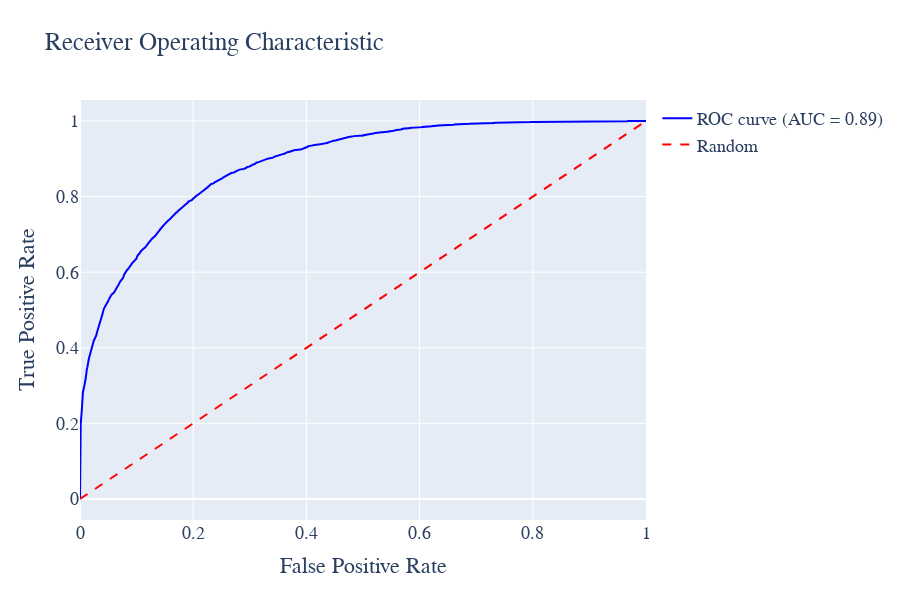

The code cell stored with this chart in its notebook:
### Code cell
# %%
import plotly.graph_objects as go
from sklearn.metrics import roc_curve, auc

# 计算ROC曲线
roc_auc = auc(fpr, tpr)

# 计算ROC曲线
roc_auc = auc(fpr, tpr)

# 创建布局
layout = go.Layout(
    title='Receiver Operating Characteristic',
    xaxis=dict(title='False Positive Rate'),
    yaxis=dict(title='True Positive Rate'),
    hovermode='closest',
    width=900, height=600,
    font=dict(family='Times New Roman', size=18)
)

# 创建ROC曲线图形
roc_trace = go.Scatter(
    x=fpr,
    y=tpr,
    mode='lines',
    line=dict(color='blue', width=2),
    name='ROC curve (AUC = %0.2f)' % roc_auc
)

# 创建对角线图形
diagonal_trace = go.Scatter(
    x=[0, 1],
    y=[0, 1],
    mode='lines',
    line=dict(color='red', width=2, dash='dash'),
    name='Random'
)

# 创建图表数据
data = [roc_trace, diagonal_trace]

# 创建图表
fig = go.Figure(data=data, layout=layout)

fig.write_html('Image/4_6_2_4.html')
# 显示图表
fig.show()

### Figure 1 — Plotly figure (JSON) as saved in the notebook; plotly's stock layout.template omitted (floating-point values rounded to 4 significant figures; data arrays with more than 128 entries replaced by an {"elided": "..."} marker saying what was removed)
{"data": [{"line": {"color": "blue", "width": 2}, "mode": "lines", "name": "ROC curve (AUC = 0.89)", "type": "scatter", "x": {"elided": "4080 float values"}, "y": {"elided": "4080 float values"}}, {"line": {"color": "red", "dash": "dash", "width": 2}, "mode": "lines", "name": "Random", "type": "scatter", "x": [0, 1], "y": [0, 1]}], "layout": {"font": {"family": "Times New Roman", "size": 18}, "height": 600, "hovermode": "closest", "title": {"text": "Receiver Operating Characteristic"}, "width": 900, "xaxis": {"title": {"text": "False Positive Rate"}}, "yaxis": {"title": {"text": "True Positive Rate"}}}}
